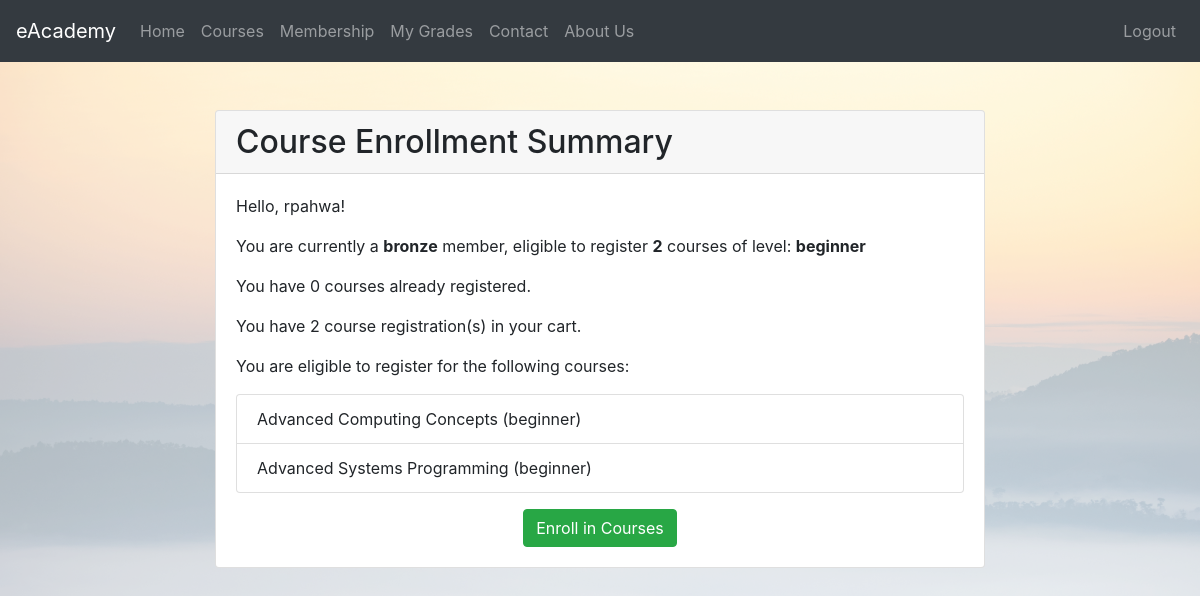
The page /checkout/ (signed in) on the database as committed earlier.
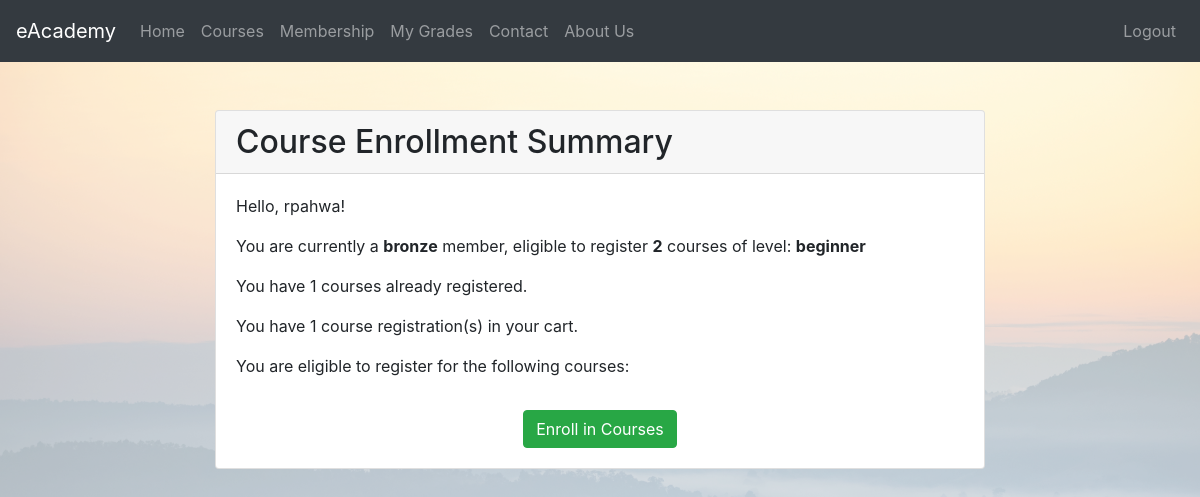
The same page on the database as committed later.
### eAcademyApp/models.py (models this page shows, shortened)
class CartItem(models.Model):
    student = models.ForeignKey(UserProfile, on_delete=models.CASCADE)
    course = models.ForeignKey(Course, on_delete=models.CASCADE)

class Course(models.Model):
    LEVEL_CHOICES = [
        ('beginner', 'Beginner'),
        ('intermediate', 'Intermediate'),
        ('advanced', 'Advanced'),
    ]
    title = models.CharField(max_length=200)
    description = models.TextField()
    level_type = models.CharField(max_length=12, choices=LEVEL_CHOICES, default='beginner')
    instructor = models.ForeignKey(User, on_delete=models.CASCADE)
    files = models.FileField(upload_to='course_files/')
    created_at = models.DateTimeField(auto_now_add=True)
    updated_at = models.DateTimeField(auto_now=True)

### eAcademyApp/views.py (the view)
# urls.py: path('checkout/', views.checkout, name='checkout'),
@login_required
def checkout(request):
    if request.user.userprofile.isstudent():
        user_profile = UserProfile.objects.get(user=request.user)
        cart_courses = CartItem.objects.filter(student=user_profile)
        previous_registrations = Enrollment.objects.filter(student=user_profile).count()
        total_registrations = previous_registrations + cart_courses.count()
        membership = Membership.objects.get(user=request.user)
        max_registrations = 0
        access_levels = []
        if membership.membership_type == 'bronze':
            max_registrations = 2
            access_levels = ['beginner']
        elif membership.membership_type == 'silver':
            max_registrations = 5
            access_levels = ['beginner', 'intermediate']
        elif membership.membership_type == 'gold':
            max_registrations = float('inf')
            access_levels = ['beginner', 'intermediate', 'advanced']
        cart_valid = 0
        if total_registrations > max_registrations:
            cart_valid = 1
        for course in cart_courses:
            if course.course.level_type not in access_levels:
                if cart_valid == 1:
                    cart_valid = 3
                    break
                else:
                    cart_valid = 2
                    break
        context = {
            'user_profile': user_profile,
            'user_membership': membership,
            'cart_courses': cart_courses,
            'previous_registrations': previous_registrations,
            'total_registrations': total_registrations,
            'max_registrations': max_registrations,
            'access_levels': access_levels,
            'cart_valid': cart_valid
        }
        return render(request, 'checkout.html', context)
    else:
        messages.info(request, 'Only instructors are allowed to access this page.')
        return redirect(reverse('eAcademyApp:course_list'))

### eAcademyApp/models.py (called while the page is built)
    def isteacher(self):
        return self.user_type == 'professor'

    def isstudent(self):
        return self.user_type == 'student'

### templates/checkout.html (shortened to what this page needs)
{% extends 'base.html' %}
{% block content %}
    <div class="container mt-5">
        <div class="card">
            <div class="card-header">
                <h2 class="mb-0">Course Enrollment Summary</h2>
            </div>
            <div class="card-body">
                <p class="card-text">Hello, {{ user_profile.user.username }}!</p>
                <p class="card-text">You are currently a <strong>{{ user_membership.membership_type }}</strong> member, eligible to register <strong>{{ max_registrations }}</strong> courses of level: <strong>{{ access_levels|join:", " }}</strong></p>
                <p class="card-text">You have {{ previous_registrations }} courses already registered.</p>
                <p class="card-text">You have {{ total_registrations }} course registration(s) in your cart.</p>
                {% if cart_valid == 0 %}
                    <p class="card-text">You are eligible to register for the following courses:</p>
                    <ul class="list-group">
                        {% for course in cart_courses %}
                                <li class="list-group-item">{{ course.course.title }} ({{ course.course.level_type }})</li>
                        {% endfor %}
                    </ul>
                    <div class="text-center mt-3">
                        <form method="post" action="{% url 'eAcademyApp:checkout' %}">
                            <button type="submit" class="btn btn-success">Enroll in Courses</button>
                        </form>
                    </div>
                {% endif %}
            </div>
        </div>
    </div>
{% endblock %}

Rows that differ between the two databases and show on the page:
removed CartItem: course "Advanced Computing Concepts", course.level_type "beginner"
removed CartItem: course "Advanced Systems Programming", course.level_type "beginner"
Other text that changed with them:
{{ previous_registrations }}: "0" → "1"
{{ total_registrations }}: "2" → "1"
